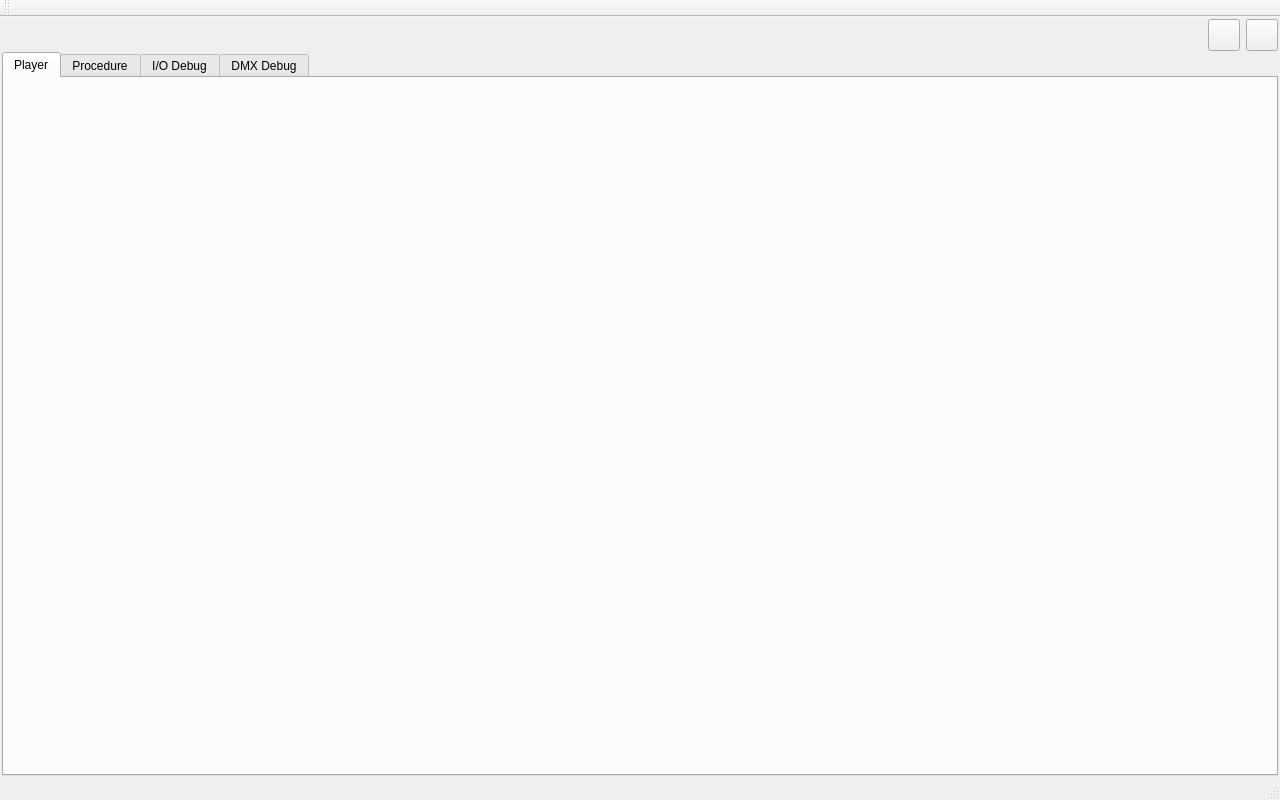
<?xml version="1.0" encoding="UTF-8"?>
<ui version="4.0">
 <class>MainWindow</class>
 <widget class="QMainWindow" name="MainWindow">
  <property name="geometry">
   <rect>
    <x>0</x>
    <y>0</y>
    <width>1280</width>
    <height>800</height>
   </rect>
  </property>
  <property name="minimumSize">
   <size>
    <width>1280</width>
    <height>800</height>
   </size>
  </property>
  <property name="windowTitle">
   <string>MainWindow</string>
  </property>
  <widget class="QWidget" name="centralWidget">
   <layout class="QVBoxLayout" name="verticalLayout_6">
    <property name="spacing">
     <number>0</number>
    </property>
    <property name="leftMargin">
     <number>0</number>
    </property>
    <property name="topMargin">
     <number>0</number>
    </property>
    <property name="rightMargin">
     <number>0</number>
    </property>
    <property name="bottomMargin">
     <number>0</number>
    </property>
    <item>
     <widget class="QStackedWidget" name="stackedWidget">
      <property name="currentIndex">
       <number>1</number>
      </property>
      <widget class="QWidget" name="page">
       <layout class="QVBoxLayout" name="verticalLayout_7">
        <property name="spacing">
         <number>0</number>
        </property>
        <property name="leftMargin">
         <number>0</number>
        </property>
        <property name="topMargin">
         <number>0</number>
        </property>
        <property name="rightMargin">
         <number>0</number>
        </property>
        <property name="bottomMargin">
         <number>0</number>
        </property>
        <item>
         <widget class="LockScreenForm" name="lockScreenWidget" native="true"/>
        </item>
       </layout>
      </widget>
      <widget class="QWidget" name="page_2">
       <layout class="QVBoxLayout" name="verticalLayout">
        <property name="spacing">
         <number>1</number>
        </property>
        <property name="leftMargin">
         <number>2</number>
        </property>
        <property name="topMargin">
         <number>2</number>
        </property>
        <property name="rightMargin">
         <number>2</number>
        </property>
        <property name="bottomMargin">
         <number>2</number>
        </property>
        <item>
         <layout class="QHBoxLayout" name="horizontalLayout">
          <item>
           <spacer name="horizontalSpacer">
            <property name="orientation">
             <enum>Qt::Horizontal</enum>
            </property>
            <property name="sizeHint" stdset="0">
             <size>
              <width>40</width>
              <height>20</height>
             </size>
            </property>
           </spacer>
          </item>
          <item>
           <widget class="QPushButton" name="settingButton">
            <property name="minimumSize">
             <size>
              <width>32</width>
              <height>32</height>
             </size>
            </property>
            <property name="maximumSize">
             <size>
              <width>32</width>
              <height>32</height>
             </size>
            </property>
            <property name="focusPolicy">
             <enum>Qt::NoFocus</enum>
            </property>
            <property name="text">
             <string/>
            </property>
            <property name="icon">
             <iconset resource="../../resource.qrc">
              <normaloff>:/res/icons/settings.svg</normaloff>:/res/icons/settings.svg</iconset>
            </property>
            <property name="iconSize">
             <size>
              <width>24</width>
              <height>24</height>
             </size>
            </property>
           </widget>
          </item>
          <item>
           <widget class="QPushButton" name="lockButton">
            <property name="minimumSize">
             <size>
              <width>32</width>
              <height>32</height>
             </size>
            </property>
            <property name="maximumSize">
             <size>
              <width>32</width>
              <height>32</height>
             </size>
            </property>
            <property name="focusPolicy">
             <enum>Qt::NoFocus</enum>
            </property>
            <property name="text">
             <string/>
            </property>
            <property name="icon">
             <iconset resource="../../resource.qrc">
              <normaloff>:/res/icons/lock.svg</normaloff>:/res/icons/lock.svg</iconset>
            </property>
            <property name="iconSize">
             <size>
              <width>24</width>
              <height>24</height>
             </size>
            </property>
           </widget>
          </item>
         </layout>
        </item>
        <item>
         <widget class="QTabWidget" name="tabWidget">
          <property name="tabPosition">
           <enum>QTabWidget::North</enum>
          </property>
          <property name="tabShape">
           <enum>QTabWidget::Rounded</enum>
          </property>
          <property name="currentIndex">
           <number>0</number>
          </property>
          <widget class="QWidget" name="playerTab">
           <attribute name="title">
            <string>Player</string>
           </attribute>
           <layout class="QVBoxLayout" name="verticalLayout_2">
            <item>
             <widget class="MusicPage" name="musicPage" native="true"/>
            </item>
            <item>
             <widget class="BottomBar" name="bottomBar" native="true"/>
            </item>
           </layout>
          </widget>
          <widget class="QWidget" name="procedureTab">
           <attribute name="title">
            <string>Procedure</string>
           </attribute>
           <layout class="QVBoxLayout" name="verticalLayout_5">
            <property name="spacing">
             <number>0</number>
            </property>
            <property name="leftMargin">
             <number>0</number>
            </property>
            <property name="topMargin">
             <number>0</number>
            </property>
            <property name="rightMargin">
             <number>0</number>
            </property>
            <property name="bottomMargin">
             <number>0</number>
            </property>
            <item>
             <widget class="ProcedureViewForm" name="procedureView" native="true"/>
            </item>
           </layout>
          </widget>
          <widget class="QWidget" name="ioDebugTab">
           <attribute name="title">
            <string>I/O Debug</string>
           </attribute>
           <layout class="QVBoxLayout" name="verticalLayout_4">
            <property name="spacing">
             <number>0</number>
            </property>
            <property name="leftMargin">
             <number>0</number>
            </property>
            <property name="topMargin">
             <number>0</number>
            </property>
            <property name="rightMargin">
             <number>0</number>
            </property>
            <property name="bottomMargin">
             <number>0</number>
            </property>
            <item>
             <widget class="IoDebugForm" name="ioDebugForm" native="true"/>
            </item>
           </layout>
          </widget>
          <widget class="QWidget" name="dmxDebugTab">
           <attribute name="title">
            <string>DMX Debug</string>
           </attribute>
           <layout class="QVBoxLayout" name="verticalLayout_3">
            <property name="leftMargin">
             <number>0</number>
            </property>
            <property name="topMargin">
             <number>0</number>
            </property>
            <property name="rightMargin">
             <number>0</number>
            </property>
            <property name="bottomMargin">
             <number>0</number>
            </property>
            <item>
             <widget class="DmxDebugForm" name="dmxDebugForm" native="true"/>
            </item>
           </layout>
          </widget>
         </widget>
        </item>
       </layout>
      </widget>
     </widget>
    </item>
   </layout>
  </widget>
  <widget class="QMenuBar" name="menuBar">
   <property name="geometry">
    <rect>
     <x>0</x>
     <y>0</y>
     <width>1280</width>
     <height>20</height>
    </rect>
   </property>
  </widget>
  <widget class="QToolBar" name="mainToolBar">
   <attribute name="toolBarArea">
    <enum>TopToolBarArea</enum>
   </attribute>
   <attribute name="toolBarBreak">
    <bool>false</bool>
   </attribute>
  </widget>
  <widget class="QStatusBar" name="statusBar">
   <property name="sizeGripEnabled">
    <bool>true</bool>
   </property>
  </widget>
 </widget>
 <layoutdefault spacing="6" margin="11"/>
 <customwidgets>
  <customwidget>
   <class>BottomBar</class>
   <extends>QWidget</extends>
   <header location="global">src/ui/bottombar.h</header>
   <container>1</container>
  </customwidget>
  <customwidget>
   <class>MusicPage</class>
   <extends>QWidget</extends>
   <header location="global">src/ui/musicpage.h</header>
   <container>1</container>
  </customwidget>
  <customwidget>
   <class>DmxDebugForm</class>
   <extends>QWidget</extends>
   <header location="global">src/ui/dmxdebugform.h</header>
   <container>1</container>
  </customwidget>
  <customwidget>
   <class>IoDebugForm</class>
   <extends>QWidget</extends>
   <header location="global">src/ui/iodebugform.h</header>
   <container>1</container>
  </customwidget>
  <customwidget>
   <class>ProcedureViewForm</class>
   <extends>QWidget</extends>
   <header location="global">src/ui/procedureviewform.h</header>
   <container>1</container>
  </customwidget>
  <customwidget>
   <class>LockScreenForm</class>
   <extends>QWidget</extends>
   <header location="global">src/ui/lockscreenform.h</header>
   <container>1</container>
  </customwidget>
 </customwidgets>
 <resources>
  <include location="../../resource.qrc"/>
 </resources>
 <connections/>
</ui>
